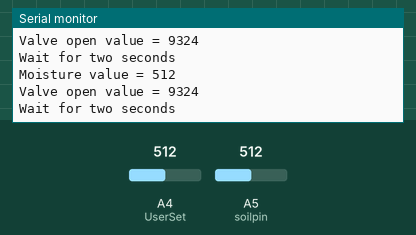
The sketch below on a simulated Arduino Uno, built with avr-gcc and run on an emulated ATmega328P. Parts: the last lines printed to the serial monitor. The inputs (shaded band) are chosen by the test bench; at power-on: A5 (soilpin) = 512, A4 (UserSet) = 512.

Above: at 5.4 s.
5.5 s: A5 (soilpin) set to 582
At 7.6 s:
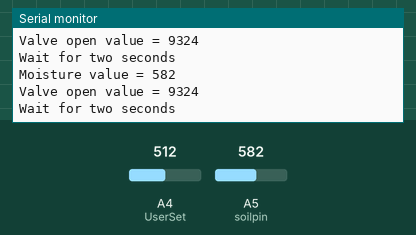
8.9 s: A5 (soilpin) set to 609
At 10.8 s:
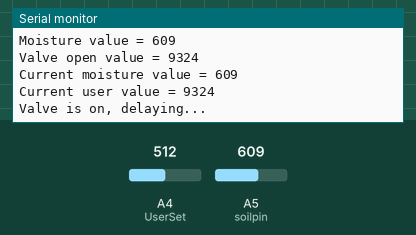
Timing chart, 0 to 12.3 s (numbered marks = the images above; inputs shaded):
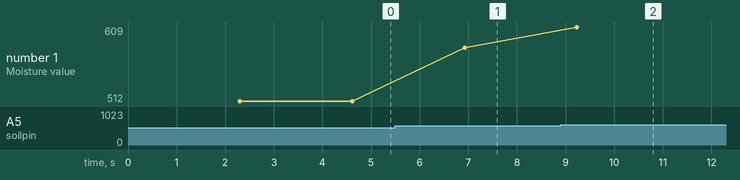

Measured:
- the behaviour switches between 600 and 601 on A5 (soilpin) (found by bisection; images 1 and 2)
- after the input at 5.5 s, the serial monitor: prints a new line after 1.4 s (image 1)
- after the input at 8.9 s, the serial monitor: prints a new line after 0.33 s (image 2)
- plotted number 1: 512 → 582 after the input at 5.5 s, 582 → 609 after the input at 8.9 s

The sketch:

ECE411_Code.ino
```cpp
/* ECE 411 Practicum Project - Jian Meng
   =========================
   Automatic Watering system
   =========================
   November 18 2018
*/

// Initialize the variables
int soilpin = A5; // Declare a pin for the soil moisture sensor
int UserSet = A4; // Declare a pin for the user to set water amount
int Soilpower = 4; // Declare the power pin of the sensor
int UserPower = 12; //Declare the power ping for user setting
int Valvepower = 1;
int count = 0;
int M_UpperBound = 857;  // Upper bound of the moisture level
int M_LowerBound = 750;  // Lower bound of the moisture level
int sensorValue;         // The variable of the moisture value
int UserValue;           // The variable of the user setting value


void setup() {
  // Initial Setup
  Serial.begin(9600); // Serial port
  pinMode(Soilpower, OUTPUT);  // Set the power pin of the sensor as the output
  pinMode(Valvepower, OUTPUT); // Set the power pin of the valve as the output
  digitalWrite(Valvepower, LOW); // Set to LOW so no power is flowing through the valve
  digitalWrite(Soilpower, LOW); // Set to LOW so no power is flowing through the sensor

}

// Moisture Reading Function
int readMoisture()
{
  digitalWrite(Soilpower, HIGH);  // Turn on the transistor
  delay(300); // Wait 10 milliseconds
  int val = analogRead(soilpin);  // Read the moisture value
  Serial.print("Moisture value = ");
  Serial.println(val);   // Print the value back to the serial port
  digitalWrite(Soilpower, LOW); // Turn off the transistor
  return val;  // Return the moisture value
}

int readUserSetting()
{
  digitalWrite(UserPower, HIGH);  // Turn on voltage divider
  delay(10); // Wait 10 milliseconds
  int val2 = ((pow(analogRead(UserSet), 3) / 13000) - 1000); // Read the user valve open time setting non-linear
  Serial.print("Valve open value = ");
  Serial.println(val2);   // Print the value back to the serial port
  digitalWrite(UserPower, LOW); // Turn off voltage divider
  return val2;  // Return the moisture value
}

// Valve control function
int valveControl()
{
  digitalWrite(Valvepower, HIGH);
  Serial.println("Valve is on, delaying...");
  delay(UserValue);
}

void loop() {
  // The loop will keep check the moisture level of the soil
  Serial.println("Wait for two seconds");
  delay(2000);
  // serial print "done waiting two seconsd - reading moisture"
  sensorValue = readMoisture(); // Read the moisture level
  UserValue   = readUserSetting(); //Read the user setting
  if (sensorValue <= M_LowerBound && (sensorValue > 600)) {
  Serial.print("Current moisture value = ");
    Serial.println(sensorValue);
    Serial.print("Current user value = ");
    Serial.println(UserValue);
    // If the moisture value lower than the lower bound, turn on the valve for 30 seconds
    valveControl();
    digitalWrite(Valvepower, LOW); // Turn off the valve.
  }
}
```
